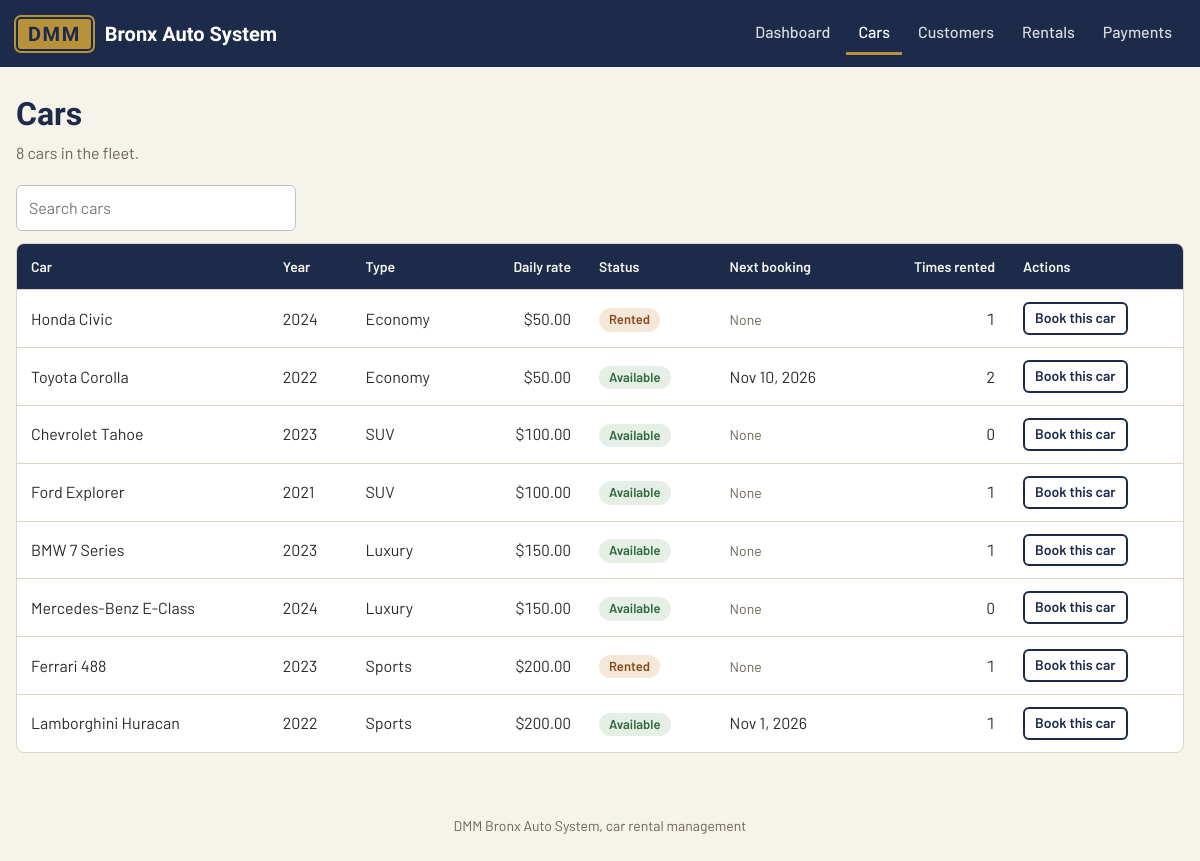
/view_cars.php, run on the app's committed database.
### tables this page shows
CREATE TABLE cars (
    car_id   INT          NOT NULL AUTO_INCREMENT,
    brand    VARCHAR(50)  NOT NULL,
    model    VARCHAR(50)  NOT NULL,
    year     SMALLINT     NOT NULL,
    type_id  INT          NOT NULL,
    PRIMARY KEY (car_id),
    KEY idx_cars_type (type_id),
    CONSTRAINT fk_cars_type FOREIGN KEY (type_id)
        REFERENCES cartypes (type_id)
        ON UPDATE CASCADE ON DELETE RESTRICT,
    CONSTRAINT chk_cars_year CHECK (year BETWEEN 1990 AND 2100)
);

CREATE TABLE cartypes (
    type_id     INT           NOT NULL AUTO_INCREMENT,
    type_name   VARCHAR(50)   NOT NULL,
    daily_rate  DECIMAL(10,2) NOT NULL,
    PRIMARY KEY (type_id),
    CONSTRAINT uq_cartypes_name UNIQUE (type_name),
    CONSTRAINT chk_cartypes_rate CHECK (daily_rate > 0)
);

### view_cars.php (the view, shortened to what this page needs)
<?php
require_once __DIR__ . "/includes/functions.php";
require_once __DIR__ . "/includes/db_connect.php";
$sql = "
    SELECT c.car_id, c.brand, c.model, c.year,
           t.type_name, t.daily_rate,
           COUNT(r.rental_id) AS rental_count,
           SUM(CASE WHEN r.status = 'Active' THEN 1 ELSE 0 END) AS active_rentals,
           MIN(CASE WHEN r.status = 'Booked' THEN r.rental_date END) AS next_booking
    FROM cars c
    INNER JOIN cartypes t ON c.type_id = t.type_id
    LEFT JOIN rentals r   ON r.car_id = c.car_id
    GROUP BY c.car_id, c.brand, c.model, c.year, t.type_name, t.daily_rate
    ORDER BY t.daily_rate, c.brand, c.model";
$cars = $conn->query($sql)->fetch_all(MYSQLI_ASSOC);
require __DIR__ . "/includes/header.php";
?>
<div class="page-head">
    <div>
        <h1>Cars</h1>
        <p><?= count($cars) ?> cars in the fleet.</p>
    </div>
</div>
<div class="toolbar">
    <input type="search" placeholder="Search cars" aria-label="Search cars" data-table-search="#cars-table">
</div>
<div class="table-wrap">
    <table class="stack" id="cars-table">
        <thead>
            <tr>
                <th>Car</th>
                <th>Year</th>
                <th>Type</th>
                <th class="num">Daily rate</th>
                <th>Status</th>
                <th>Next booking</th>
                <th class="num">Times rented</th>
                <th>Actions</th>
            </tr>
        </thead>
        <tbody>
        <?php foreach ($cars as $car): ?>
            <tr>
                <td data-label="Car"><?= e($car["brand"] . " " . $car["model"]) ?></td>
                <td data-label="Year"><?= e($car["year"]) ?></td>
                <td data-label="Type"><?= e($car["type_name"]) ?></td>
                <td data-label="Daily rate" class="num"><?= e(money($car["daily_rate"])) ?></td>
                <td data-label="Status"><?= status_badge($car["active_rentals"] > 0 ? "Rented" : "Available") ?></td>
                <td data-label="Next booking"><?= $car["next_booking"] ? e(nice_date($car["next_booking"])) : '<span class="subtle">None</span>' ?></td>
                <td data-label="Times rented" class="num"><?= (int) $car["rental_count"] ?></td>
                <td data-label="Actions"><a class="btn btn-small btn-secondary" href="add_rental.php?car_id=<?= (int) $car["car_id"] ?>">Book this car</a></td>
            </tr>
        <?php endforeach; ?>
        </tbody>
    </table>
</div>
<?php require __DIR__ . "/includes/footer.php"; ?>

### includes/functions.php (shortened to what this page needs)
<?php
function e($value): string
{
    return htmlspecialchars((string) $value, ENT_QUOTES, "UTF-8");
}
function money($amount): string
{
    return "$" . number_format((float) $amount, 2);
}
function nice_date(?string $date): string
{
    $d = DateTime::createFromFormat("Y-m-d", (string) $date);
    return $d ? $d->format("M j, Y") : (string) $date;
}
function status_badge(string $status): string
{
    $class = "badge-" . strtolower($status);
    return '<span class="badge ' . e($class) . '">' . e($status) . "</span>";
}

### assets/css/style.css (style rules this page uses)
:root { --navy: #1c2b4a; --navy-soft: #2c3e63; --burgundy: #7a1e2c; --burgundy-dark: #5e1621; --gold: #b8923a; --page: #f6f3eb; --surface: #ffffff; --line: #ddd5c4; --head: #f1ece1; --text: #2b2b2b; --muted: #6b6457; --green: #2e6b3f; --green-bg: #e6efe5; --blue: #1c4f8a; --blue-bg: #e3eaf3; --amber: #8a4a1c; --amber-bg: #f5e8d8; --red: #9b1c1c; --red-bg: #f7e4e1; --radius: 8px; --font: "Barlow", system-ui, -apple-system, "Segoe UI", Roboto, sans-serif; --font-head: "Barlow Semi Condensed", "Barlow", system-ui, sans-serif; }
* { box-sizing: border-box; }
body { margin: 0; font-family: var(--font); font-size: 16px; line-height: 1.5; color: var(--text); background: var(--page); }
h1, h2, h3 { font-family: var(--font-head); color: var(--navy); line-height: 1.2; margin: 0 0 8px; }
h1 { font-size: 2rem; }
a { color: var(--blue); }
.page-head { display: flex; align-items: flex-end; justify-content: space-between; gap: 16px; flex-wrap: wrap; margin-bottom: 20px; }
.page-head p { margin: 0; color: var(--muted); }
.btn { display: inline-block; font: inherit; font-weight: 600; line-height: 1.2; text-decoration: none; text-align: center; color: #fff; background: var(--burgundy); border: 2px solid var(--burgundy); border-radius: 6px; padding: 10px 16px; cursor: pointer; }
.btn-secondary { color: var(--navy); background: var(--surface); border-color: var(--navy); }
.btn-small { font-size: 0.875rem; padding: 6px 10px; }
input[type="text"], input[type="email"], input[type="tel"], input[type="date"], input[type="number"], input[type="search"], select { width: 100%; font: inherit; color: var(--text); background: #fff; padding: 10px 12px; border: 1px solid #b9c0ca; border-radius: 6px; }
.toolbar { display: flex; align-items: center; justify-content: space-between; gap: 12px; flex-wrap: wrap; margin-bottom: 12px; }
.toolbar input[type="search"] { max-width: 280px; }
.table-wrap { background: var(--surface); border: 1px solid var(--line); border-radius: var(--radius); overflow-x: auto; }
table { width: 100%; border-collapse: collapse; }
th, td { padding: 12px 14px; text-align: left; vertical-align: middle; border-bottom: 1px solid var(--line); }
th { background: var(--navy); color: #f6f3eb; font-size: 0.875rem; font-weight: 600; white-space: nowrap; }
tbody tr:last-child td { border-bottom: 0; }
.num { text-align: right; font-variant-numeric: tabular-nums; white-space: nowrap; }
.subtle { color: var(--muted); font-size: 0.875rem; }
.badge { display: inline-block; font-size: 0.8125rem; font-weight: 600; padding: 2px 10px; border-radius: 999px; white-space: nowrap; }
.badge-available, .badge-returned { background: var(--green-bg); color: var(--green); }
.badge-active, .badge-rented { background: var(--amber-bg); color: var(--amber); }

### data on the page
cars: brand+model "Honda Civic", year "2024", type.type_name "Economy", type.daily_rate "$50.00", status "Rented", shows "None", rental_count "1"
cars: brand+model "Toyota Corolla", year "2022", type.type_name "Economy", type.daily_rate "$50.00", status "Available", next_booking "Nov 10, 2026", rental_count "2"
cars: brand+model "Chevrolet Tahoe", year "2023", type.type_name "SUV", type.daily_rate "$100.00", status "Available", shows "None", rental_count "0"
cars: brand+model "Ford Explorer", year "2021", type.type_name "SUV", type.daily_rate "$100.00", status "Available", shows "None", rental_count "1"
cars: brand+model "BMW 7 Series", year "2023", type.type_name "Luxury", type.daily_rate "$150.00", status "Available", shows "None", rental_count "1"
cars: brand+model "Mercedes-Benz E-Class", year "2024", type.type_name "Luxury", type.daily_rate "$150.00", status "Available", shows "None", rental_count "0"
cars: brand+model "Ferrari 488", year "2023", type.type_name "Sports", type.daily_rate "$200.00", status "Rented", shows "None", rental_count "1"
cars: brand+model "Lamborghini Huracan", year "2022", type.type_name "Sports", type.daily_rate "$200.00", status "Available", next_booking "Nov 1, 2026", rental_count "1"

### other printed values
$label "Dashboard"
$label "Cars"
$label "Customers"
$label "Rentals"
$label "Payments"
count($cars) "8"
